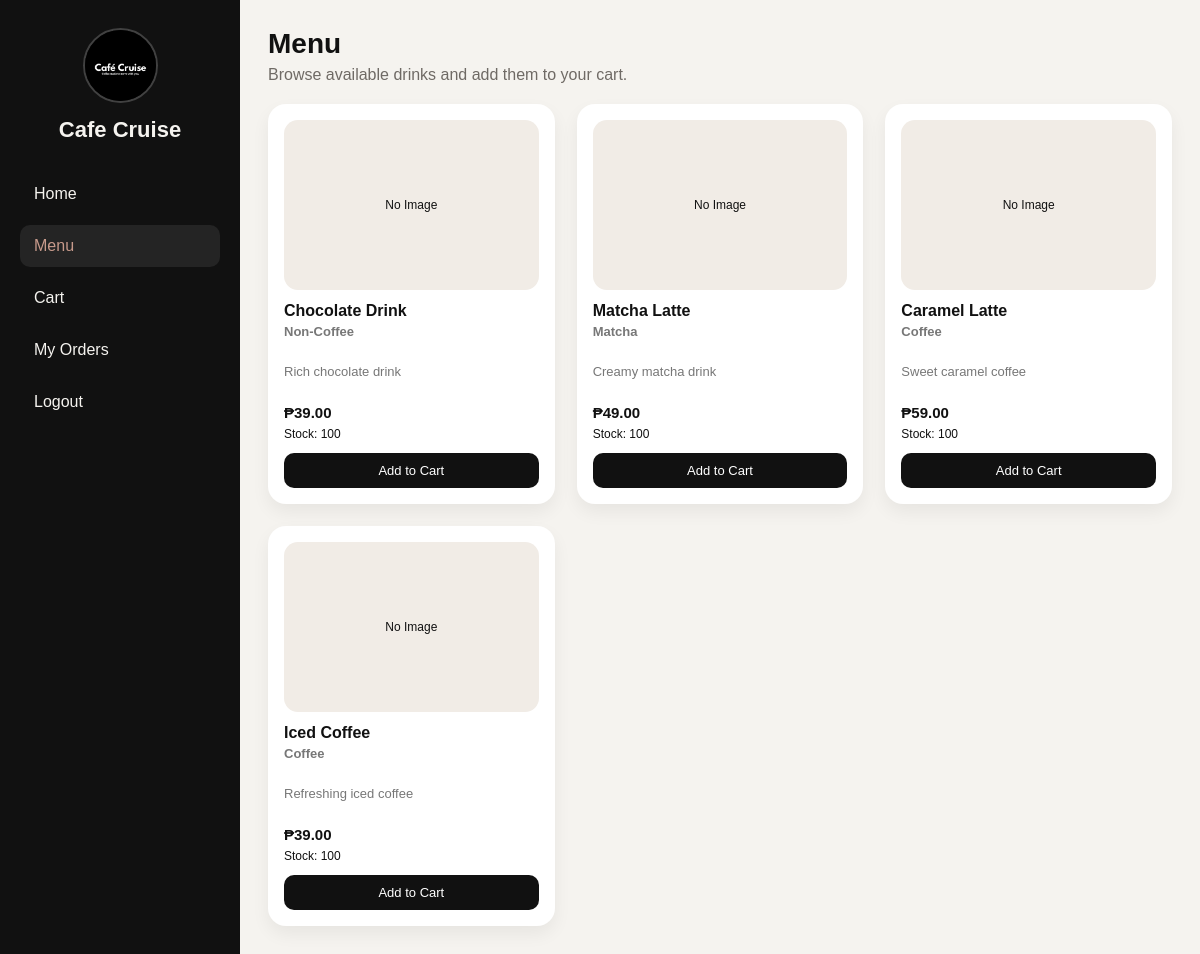
Screenshot of /customer/menu.php (signed in) with the database file from the repository.
### tables this page shows
CREATE TABLE `products` (
  `product_id` int(11) NOT NULL,
  `product_name` varchar(100) NOT NULL,
  `category` varchar(50) NOT NULL,
  `description` text DEFAULT NULL,
  `price` decimal(10,2) NOT NULL,
  `image` varchar(255) DEFAULT NULL,
  `stock` int(11) NOT NULL DEFAULT 0,
  `status` enum('available','unavailable') NOT NULL DEFAULT 'available',
  `created_at` timestamp NOT NULL DEFAULT current_timestamp()
);

### customer/menu.php (the view, shortened to what this page needs)
<?php
include(__DIR__ . "/../includes/dbConnect.php");
$products = mysqli_query($conn, "SELECT * FROM products ORDER BY product_id DESC");
?>
<!DOCTYPE html>
<html lang="en">
<head>
    <link rel="stylesheet" href="../assets/css/customer.css">
</head>
<body class="customer-body">
<div class="customer-layout">
    <aside class="customer-sidebar">
        <div class="customer-brand">
            <img src="../assets/logo/logo.jpg" alt="Cafe Cruise Logo">
            <h2>Cafe Cruise</h2>
        </div>
        <nav class="customer-menu">
            <a href="home.php">Home</a>
            <a href="menu.php" class="active">Menu</a>
            <a href="cart.php">Cart</a>
            <a href="orders.php">My Orders</a>
            <a href="../logout.php">Logout</a>
        </nav>
    </aside>
    <main class="customer-main">
        <div class="customer-topbar">
            <div>
                <h1>Menu</h1>
                <p>Browse available drinks and add them to your cart.</p>
            </div>
        </div>
        <div class="menu-grid">
            <?php if ($products && mysqli_num_rows($products) > 0) : ?>
                <?php while ($row = mysqli_fetch_assoc($products)) : ?>
                    <div class="menu-card">
                        <div class="menu-image">
                            <?php if (!empty($row["image"])) : ?>
                                <img src="../assets/products/<?php echo htmlspecialchars($row["image"]); ?>" alt="<?php echo htmlspecialchars($row["product_name"]); ?>">
                            <?php else : ?>
                                <div class="no-image">No Image</div>
                            <?php endif; ?>
                        </div>
                        <h3><?php echo htmlspecialchars($row["product_name"]); ?></h3>
                        <p class="menu-category"><?php echo htmlspecialchars($row["category"]); ?></p>
                        <p><?php echo htmlspecialchars($row["description"]); ?></p>
                        <span>₱<?php echo number_format($row["price"], 2); ?></span>
                        <small class="stock-text">Stock: <?php echo (int)$row["stock"]; ?></small>
                        <?php if ($row["status"] === "available" && (int)$row["stock"] > 0): ?>
                            <a href="add_to_cart.php?id=<?php echo $row["product_id"]; ?>" class="add-btn">
                                Add to Cart
                            </a>
                        <?php else: ?>
                            <button class="add-btn unavailable-btn" disabled>Out of Stock</button>
                        <?php endif; ?>
                    </div>
                <?php endwhile; ?>
            <?php endif; ?>
        </div>
    </main>
</div>
</body>
</html>

### assets/css/customer.css (style rules this page uses)
* { margin: 0; padding: 0; box-sizing: border-box; }
.menu-grid { display: grid; grid-template-columns: repeat(auto-fill, minmax(230px, 1fr)); gap: 22px; margin-top: 20px; }
.menu-card { background: #ffffff; border-radius: 18px; padding: 16px; box-shadow: 0 8px 18px rgba(0,0,0,0.06); transition: 0.25s ease; display: flex; flex-direction: column; }
.menu-image { height: 170px; border-radius: 14px; overflow: hidden; background: #f1ece6; margin-bottom: 12px; }
.no-image { width: 100%; height: 100%; display: flex; align-items: center; justify-content: center; color: var(--muted); font-size: 12px; }
.menu-card h3 { margin-bottom: 4px; font-size: 16px; }
.menu-category { font-size: 11px; color: var(--accent); font-weight: bold; margin-bottom: 6px; }
.menu-card p { font-size: 13px; color: #777; margin-bottom: 8px; min-height: 32px; }
.menu-card span { font-weight: bold; font-size: 15px; margin-bottom: 6px; }
.stock-text { font-size: 12px; color: var(--muted); margin-bottom: 12px; }
.add-btn { display: block; text-align: center; background: #111111; color: #ffffff; padding: 10px; border-radius: 10px; text-decoration: none; font-size: 13px; transition: 0.2s ease; margin-top: auto; }
:root { --black: #111111; --dark: #1c1c1c; --white: #f5f3ef; --light: #e8e3dc; --gray: #b8b1aa; --accent: #c79a8b; --border: #d8d2cb; }
body.customer-body { font-family: Arial, Helvetica, sans-serif; background: var(--white); color: var(--black); }
.customer-layout { display: flex; min-height: 100vh; }
.customer-sidebar { width: 240px; background: var(--black); color: var(--white); padding: 28px 20px; display: flex; flex-direction: column; }
.customer-brand { text-align: center; margin-bottom: 30px; }
.customer-brand img { width: 75px; height: 75px; object-fit: cover; border-radius: 50%; margin-bottom: 10px; border: 2px solid rgba(255,255,255,0.2); }
.customer-brand h2 { font-size: 22px; }
.customer-menu { display: flex; flex-direction: column; gap: 10px; }
.customer-menu a { color: var(--white); text-decoration: none; padding: 12px 14px; border-radius: 10px; transition: 0.3s; }
.customer-menu a:hover, .customer-menu a.active { background: rgba(255,255,255,0.08); color: var(--accent); }
.customer-main { flex: 1; padding: 28px; }
.customer-topbar h1 { font-size: 28px; margin-bottom: 6px; }
.customer-topbar p { color: #6f6a65; }

### rows the page displays
products: shows "No Image", product_name "Chocolate Drink", category "Non-Coffee", description "Rich chocolate drink", price "39.00", stock "100"
products: shows "No Image", product_name "Matcha Latte", category "Matcha", description "Creamy matcha drink", price "49.00", stock "100"
products: shows "No Image", product_name "Caramel Latte", category "Coffee", description "Sweet caramel coffee", price "59.00", stock "100"
products: shows "No Image", product_name "Iced Coffee", category "Coffee", description "Refreshing iced coffee", price "39.00", stock "100"
